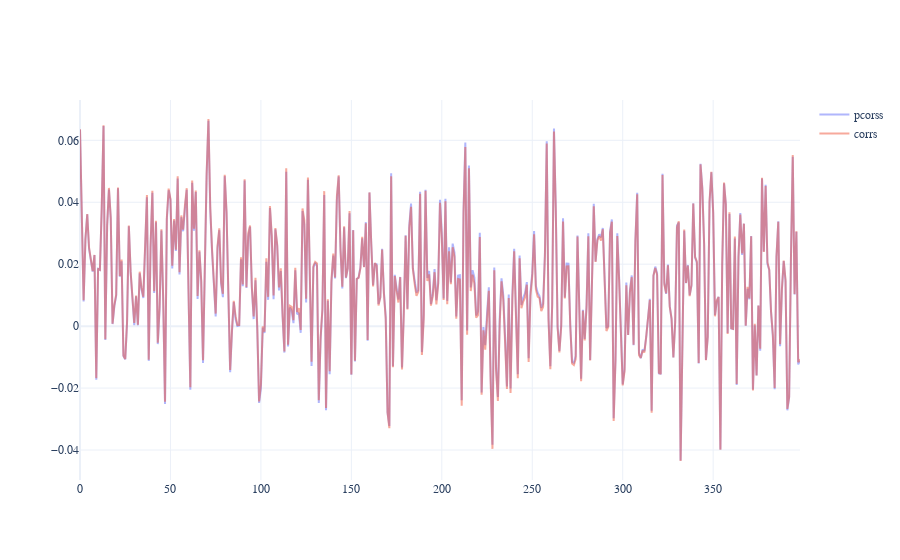

Write notebook code for a chart like this one.
### Code cell
pcorss = [] 
corrs = []
for lag in range(1,400):
    df = pd.DataFrame(index=t_range[lag:-1],data=dict(y=a[lag:],x=a[:-lag]))
    df['dow'] = df.index.dayofweek
    df['doy'] = df.index.month
    
    corrs.append(np.corrcoef(df.x,df.y)[0,1])
    pcorss.append(pg.correlation.partial_corr(df,x='x',y='y',x_covar=['doy','dow']).r[0])
    
    
plot(pcorss=pcorss,corrs=corrs)

### Figure 1 — Plotly figure (JSON) as saved in the notebook; plotly's stock layout.template omitted (floating-point values rounded to 4 significant figures; data arrays with more than 128 entries replaced by an {"elided": "..."} marker saying what was removed)
{"data": [{"name": "pcorss", "opacity": 0.5, "type": "scatter", "y": {"elided": "399 float values"}}, {"name": "corrs", "opacity": 0.5, "type": "scatter", "y": {"elided": "399 float values"}}], "layout": {"font": {"family": "STIXGeneral"}, "title": {"x": 0.5}, "xaxis": {"title": {}}, "yaxis": {"title": {}}}}
